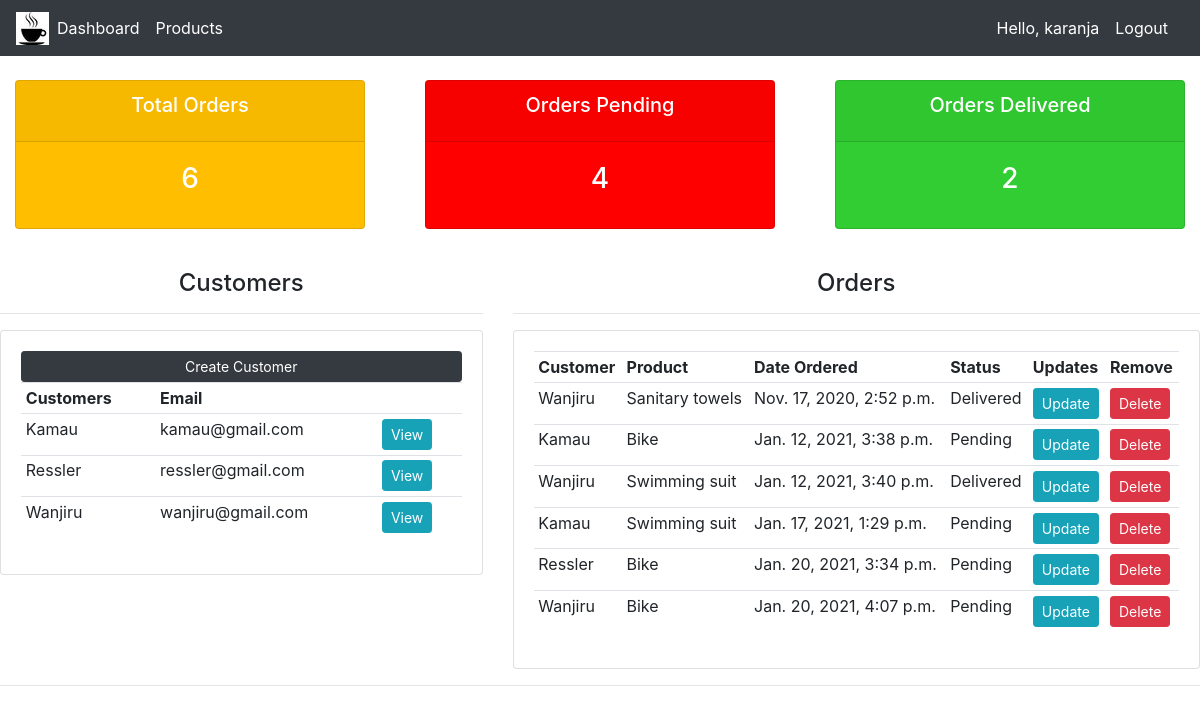
The app's page / (signed in) with its own data.
### customer_app/models.py (models this page shows, shortened)
class Customer(models.Model):
    name = models.CharField(max_length=200)
    email = models.EmailField(max_length=50)
    phone = models.CharField(max_length=15)
    date_created = models.DateTimeField(default=timezone.now)
    def __str__(self):
        return self.name

class Order(models.Model):
    STATUS = (
        ('Pending', 'Pending'),
        ('Out for delivery', 'Out for delivery'),
        ('Delivered', 'Delivered'),
    )
    customer = models.ForeignKey(Customer, default=None, on_delete=models.CASCADE) # cascade deletes the whole order when a customer is deleted
    product = models.ForeignKey(Product, null=True, on_delete=models.SET_NULL) # set_null does not delete the whole order if a product is deleted
    date_created = models.DateTimeField(default=timezone.now)
    status = models.CharField(max_length=200, choices=STATUS)

class Product(models.Model):
    CATEGORY = (
        ('Indoor', 'Indoor'),
        ('Out Door', 'Out Door'),
    )
    name = models.CharField(max_length=200)
    price = models.FloatField()
    category = models.CharField(max_length=200, choices=CATEGORY)
    description = models.CharField(max_length=200)
    tag = models.ManyToManyField(Tag)
    date_created = models.DateTimeField(default=timezone.now)
    def __str__(self):
        return self.name

### customer_app/views.py (the view)
# urls.py: path('', views.home, name='home'),
def home(request):
    context = {
        'customers': Customer.objects.all(),
        'orders': Order.objects.all(),
        'total_orders': Order.objects.count(),
        'total_customers': Customer.objects.count(),
        'delivered': Order.objects.filter(status='Delivered').count(),
        'pending': Order.objects.filter(status='Pending').count()
    }
    return render(request, 'customer_app/dashboard.html', context)

### templates/customer_app/dashboard.html
{% extends 'base.html' %}
{% block content %}
{% include 'customer_app/status.html' %}
<br>
<div class="row">
    <div class="col col-md-5">
        <h4 class="text-center">Customers</h4>
        <hr>
        <div class="card card-body">
            <a class="btn btn-dark btn-sm btn-block" href="#">Create Customer</a>
            <table class="table table-sm">
                <tr>
                    <th>Customers</th>
                    <th>Email</th>
                    <th></th>
                </tr>
                {% for customer in customers %}
                <tr>
                    <td>{{ customer.name }}</td>
                    <td>{{ customer.email }}</td>
                    <td><a class="btn btn-sm btn-info" href="{% url 'customers' customer.id %}">View</a></td>
                </tr>
                {% endfor %}
            </table>
        </div>
    </div>
    <div class="col col-md-7">
        <h4 class="text-center">Orders</h4>
        <hr>
        <div class="card card-body">
            <table class="table table-sm">
                <tr>
                    <th>Customer</th>
                    <th>Product</th>
                    <th>Date Ordered</th>
                    <th>Status</th>
                    <th>Updates</th>
                    <th>Remove</th>
                </tr>
                {% for order in orders %}
                <tr>
                    <td>{{ order.customer }}</td>
                    <td>{{ order.product }}</td>
                    <td>{{ order.date_created }}</td>
                    <td>{{ order.status }}</td>
                    <td><a class="btn btn-sm btn-info" href="{% url 'update_order' order.id %}">Update</a></td>
                    <td><a class="btn btn-sm btn-danger" href="{% url 'delete_order' order.id %}">Delete</a></td>
                </tr>
                {% endfor %}
            </table>
        </div>
    </div>
</div>
{% endblock content %}

### templates/customer_app/navbar.html (shortened to what this page needs)
{% load static %}
<nav class="navbar navbar-expand-lg navbar-dark bg-dark">
  <a href="/"> <img src="{% static 'images/logo.jpg' %}"> </a>
  <div class="collapse navbar-collapse" id="navbarNav">
    <ul class="navbar-nav">
      <li class="nav-item active">
        <a class="nav-link" href="{% url 'home' %}">Dashboard</a>
      </li>
      <li class="nav-item active">
        <a class="nav-link" href="{% url 'products' %}">Products</a>
      </li>
    </ul>
  </div>
  <span class="hello-logout">Hello, {{request.user}}</span>
  <span>
    <a class="hello-logout" href="{% url 'logout' %}">Logout</a>
  </span>
</nav>

### static/css/style.css (style rules this page uses)
body { background-color: #C0C0C0; }

### templates/customer_app/navbar.html (style rules this page uses)
.hello-logout { font-size: 16px; color: #fff; margin-right: 16px; }

### records on screen
Customer: name "Kamau", email "kamau@gmail.com"
Customer: name "Ressler", email "ressler@gmail.com"
Customer: name "Wanjiru", email "wanjiru@gmail.com"
Order: customer "Wanjiru", product "Sanitary towels", date_created "Nov. 17, 2020, 2:52 p.m.", status "Delivered"
Order: customer "Kamau", product "Bike", date_created "Jan. 12, 2021, 3:38 p.m.", status "Pending"
Order: customer "Wanjiru", product "Swimming suit", date_created "Jan. 12, 2021, 3:40 p.m.", status "Delivered"
Order: customer "Kamau", product "Swimming suit", date_created "Jan. 17, 2021, 1:29 p.m.", status "Pending"
Order: customer "Ressler", product "Bike", date_created "Jan. 20, 2021, 3:34 p.m.", status "Pending"
Order: customer "Wanjiru", product "Bike", date_created "Jan. 20, 2021, 4:07 p.m.", status "Pending"

### other values on screen
{{ request.user }} "karanja"
{{ total_orders }} "6"
{{ pending }} "4"
{{ delivered }} "2"
